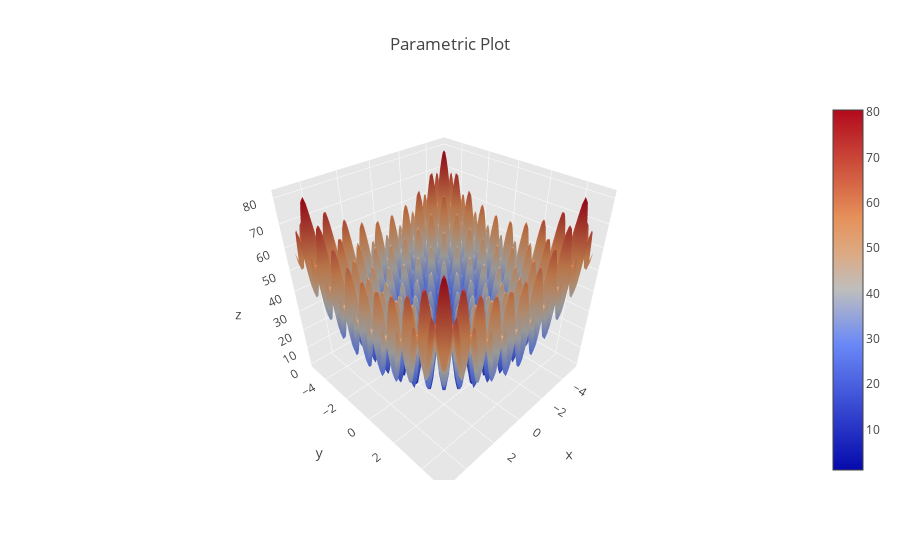

Write notebook code for a chart like this one.
### Code cell
import plotly.plotly as plt
import plotly.offline as py
import plotly.graph_objs as go
import numpy as np

plotly.offline.init_notebook_mode(connected=True)

   
X = np.linspace(-5.12, 5.12, 100)     
Y = np.linspace(-5.12, 5.12, 100)     
X, Y = np.meshgrid(X, Y) 

def Z(args):
    X,Y = args
    return (X**2 - 10 * np.cos(2 * np.pi * X)) + \
    (Y**2 - 10 * np.cos(2 * np.pi * Y)) + 20


s = np.linspace(0, 2 * np.pi, 240)
t = np.linspace(0, np.pi, 240)
tGrid, sGrid = np.meshgrid(s, t)

X = np.linspace(-5.12, 5.12, 100)     
Y = np.linspace(-5.12, 5.12, 100)     
X, Y = np.meshgrid(X, Y)


surface = go.Surface(x=X, y=Y, z=Z((X,Y)))
data = [surface]

layout = go.Layout(
    title='Parametric Plot',
    scene=dict(
        xaxis=dict(
            gridcolor='rgb(255, 255, 255)',
            zerolinecolor='rgb(255, 255, 255)',
            showbackground=True,
            backgroundcolor='rgb(230, 230,230)'
        ),
        yaxis=dict(
            gridcolor='rgb(255, 255, 255)',
            zerolinecolor='rgb(255, 255, 255)',
            showbackground=True,
            backgroundcolor='rgb(230, 230,230)'
        ),
        zaxis=dict(
            gridcolor='rgb(255, 255, 255)',
            zerolinecolor='rgb(255, 255, 255)',
            showbackground=True,
            backgroundcolor='rgb(230, 230,230)'
        )
    )
)



fig = go.Figure(data=data, layout=layout)
#plt.plot(fig, filename='jupyter-parametric_plot')

plotly.offline.iplot(fig, filename='jupyter-parametric_plot')

### Figure 1 — Plotly figure (JSON) as saved in the notebook; plotly's stock layout.template omitted (floating-point values rounded to 4 significant figures; data arrays with more than 128 entries replaced by an {"elided": "..."} marker saying what was removed)
{"data": [{"type": "surface", "uid": "f100f9a8-3102-43d2-a67b-6365b94d4497", "x": {"elided": "100x100 float values"}, "y": {"elided": "100x100 float values"}, "z": {"elided": "100x100 float values"}}], "layout": {"scene": {"xaxis": {"backgroundcolor": "rgb(230, 230,230)", "gridcolor": "rgb(255, 255, 255)", "showbackground": true, "zerolinecolor": "rgb(255, 255, 255)"}, "yaxis": {"backgroundcolor": "rgb(230, 230,230)", "gridcolor": "rgb(255, 255, 255)", "showbackground": true, "zerolinecolor": "rgb(255, 255, 255)"}, "zaxis": {"backgroundcolor": "rgb(230, 230,230)", "gridcolor": "rgb(255, 255, 255)", "showbackground": true, "zerolinecolor": "rgb(255, 255, 255)"}}, "title": {"text": "Parametric Plot"}}}
